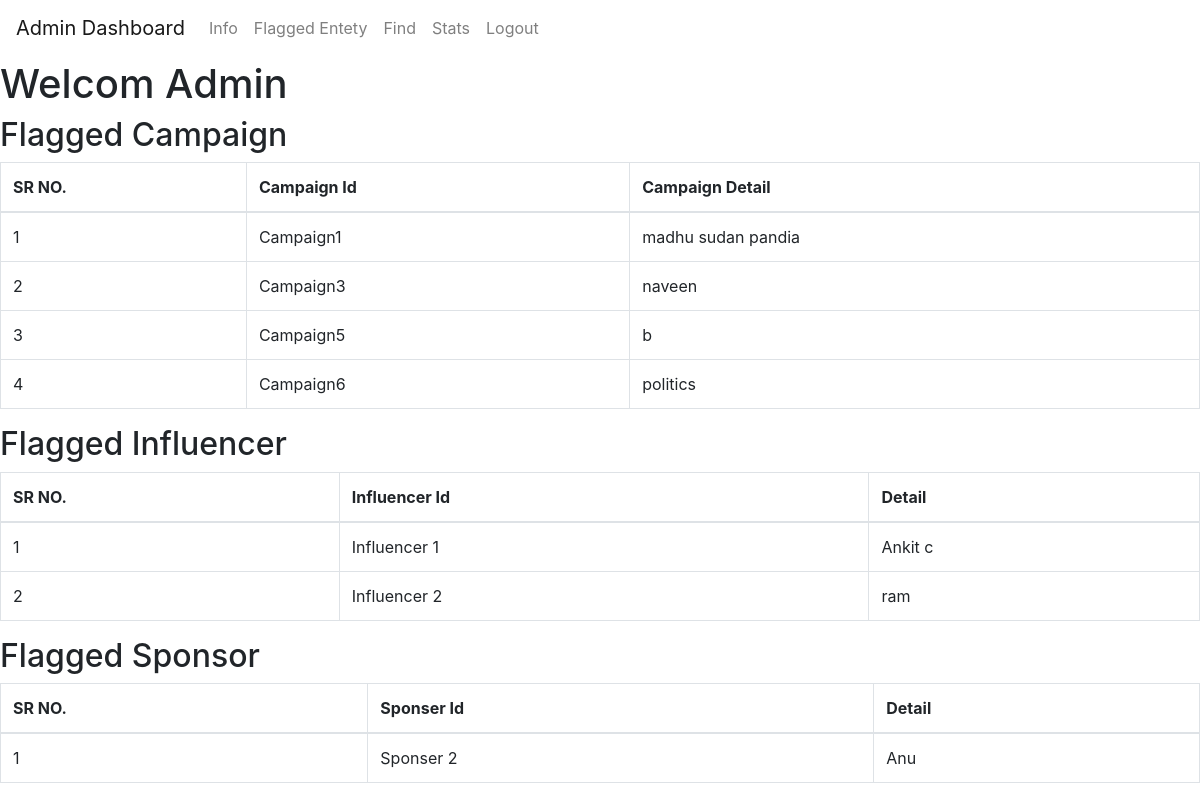
Screenshot of /flagged_entities with the database file from the repository.
### models.py (models this page shows)
class Campaign(db.Model):
    id = db.Column(db.Integer, primary_key=True)
    name = db.Column(db.String(150), nullable=False)
    description = db.Column(db.String(150), nullable=False)
    start_date = db.Column(db.DateTime, nullable=False)
    end_date = db.Column(db.DateTime, nullable=False)
    budget = db.Column(db.Float, nullable=False)
    visibility = db.Column(db.String(20), nullable=False)
    nich = db.Column(db.String(20),nullable=False)
    goals = db.Column(db.String(150), nullable=False)
    flagged = db.Column(db.Boolean, default=False)
    sponsor_id = db.Column(db.Integer, db.ForeignKey('sponsor.id'), nullable=False)

class Influencer(db.Model):
    id = db.Column(db.Integer, primary_key=True)
    username = db.Column(db.String(100), nullable=False)
    password = db.Column(db.String(150), nullable=False)
    category = db.Column(db.String(50), nullable=False)
    Niche = db.Column(db.String(50), nullable=False)
    followers = db.Column(db.Integer, nullable=False)
    flagged = db.Column(db.Boolean, default=False)
    user_id = db.Column(db.Integer, db.ForeignKey('user.id'), nullable=False)

class Sponsor(db.Model):
    id = db.Column(db.Integer, primary_key=True)
    company_name = db.Column(db.String(150), nullable=False)
    username = db.Column(db.String(150), nullable=False)
    password = db.Column(db.String(150), nullable=False)
    Industry = db.Column(db.String(150), nullable=False)
    budget = db.Column(db.Float, nullable=False)
    flagged = db.Column(db.Boolean, default=False)
    user_id = db.Column(db.Integer, db.ForeignKey('user.id'), nullable=False)
    campaign = db.relationship('Campaign', backref="sponsor")

### app.py (the view)
@app.route('/flagged_entities', methods=['GET'])
def flagged_entities():
    flagged_campaigns = Campaign.query.filter_by(flagged=True).all()
    flagged_influencers = Influencer.query.filter_by(flagged=True).all()
    flagged_sponsors = Sponsor.query.filter_by(flagged=True).all()
    return render_template('flaged.html',
                           flagged_campaigns=flagged_campaigns,
                           flagged_influencers=flagged_influencers,
                           flagged_sponsors=flagged_sponsors)

### templates/flaged.html (shortened to what this page needs)
<!DOCTYPE html>
<html lang="en">
<head>
    <link rel="stylesheet" href="https://cdn.jsdelivr.net/npm/bootstrap@4.3.1/dist/css/bootstrap.min.css">
</head>
<body>
    <nav class="navbar navbar-expand-lg navbar-light fixed-top">
        <a class="navbar-brand" href="#">Admin Dashboard</a>
        <div class="navbar-collapse">
            <ul class="navbar-nav mr-auto">
                <li class="nav-item">
                    <a class="nav-link" href="/admin_dashboard">Info</a>
                </li>
                    <a class="nav-link" href="/flagged_entities">Flagged Entety</a>
                <li class="nav-item">
                    <a class="nav-link" href="/find_admin">Find</a>
                </li>
                <li class="nav-item">
                    <a class="nav-link" href='/admin_stats'>Stats</a>
                </li>
                <li class="nav-item">
                    <a class="nav-link" href="#">Logout</a>
                </li>
            </ul>
        </div>
    </nav>
        <div class="content">
        <h1 style="margin-top: 5%;">Welcom Admin</h1>
        <h2> Flagged Campaign</h2>
        <table class="table table-bordered campaigns-table">
            <thead>
                <tr>
                    <th>SR NO.</th>
                    <th>Campaign Id</th>
                    <th>Campaign Detail</th>
            </thead>
            <tbody>
            {% for  camp in flagged_campaigns %}
                <tr>
                    <td>{{loop.index}}</td>
                    <td>Campaign{{camp.id}}</td>
                    <td>{{camp.name}}</td>
                </tr>
                {% endfor %}
            </tbody>
        </table>
        <h2> Flagged Influencer</h2>
        <table class="table table-bordered campaigns-table">
            <thead>
                <tr>
                    <th>SR NO.</th>
                    <th>Influencer Id</th>
                    <th> Detail</th>
                </tr>
            </thead>
            <tbody>
                {% for influencer in flagged_influencers %}
                <tr>
                    <td>{{loop.index}}</td>
                    <td>Influencer {{influencer.id}}</td>
                    <td>{{influencer.username}}</td>
                </tr>
                {% endfor %}
            </tbody>
        </table>
        <h2> Flagged Sponsor</h2>
        <table class="table table-bordered campaigns-table">
            <thead>
                <tr>
                    <th>SR NO.</th>
                    <th>Sponser Id</th>
                    <th> Detail</th>
                </tr>
            </thead>
            <tbody>
                {% for spons in flagged_sponsors %}
                <tr>
                    <td>{{loop.index}}</td>
                    <td>Sponser {{spons.id}}</td>
                    <td>{{spons.username}}</td>
                </tr>
                {% endfor %}
            </tbody>
        </table>
    </div>
</body>
</html>

### rows the page displays
Campaign: id "1", name "madhu sudan pandia"
Campaign: id "3", name "naveen"
Campaign: id "5", name "b"
Campaign: id "6", name "politics"
Influencer: id "1", username "Ankit c"
Influencer: id "2", username "ram"
Sponsor: id "2", username "Anu"
